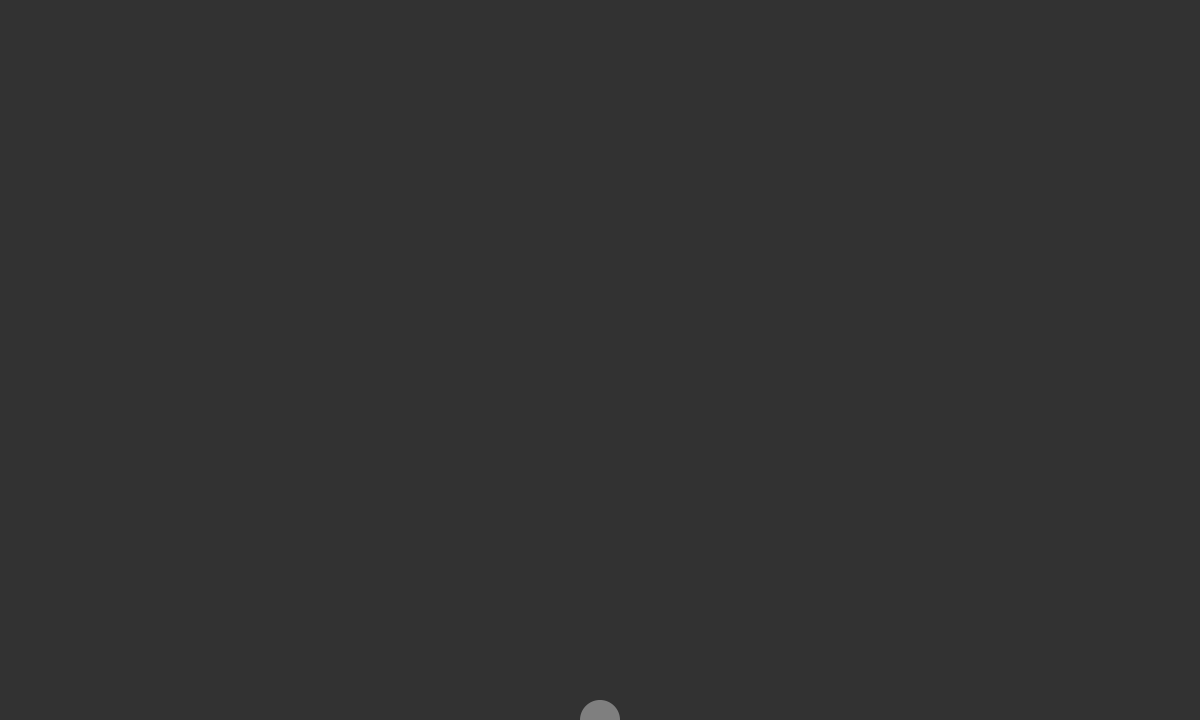
Frame 1 (no input)
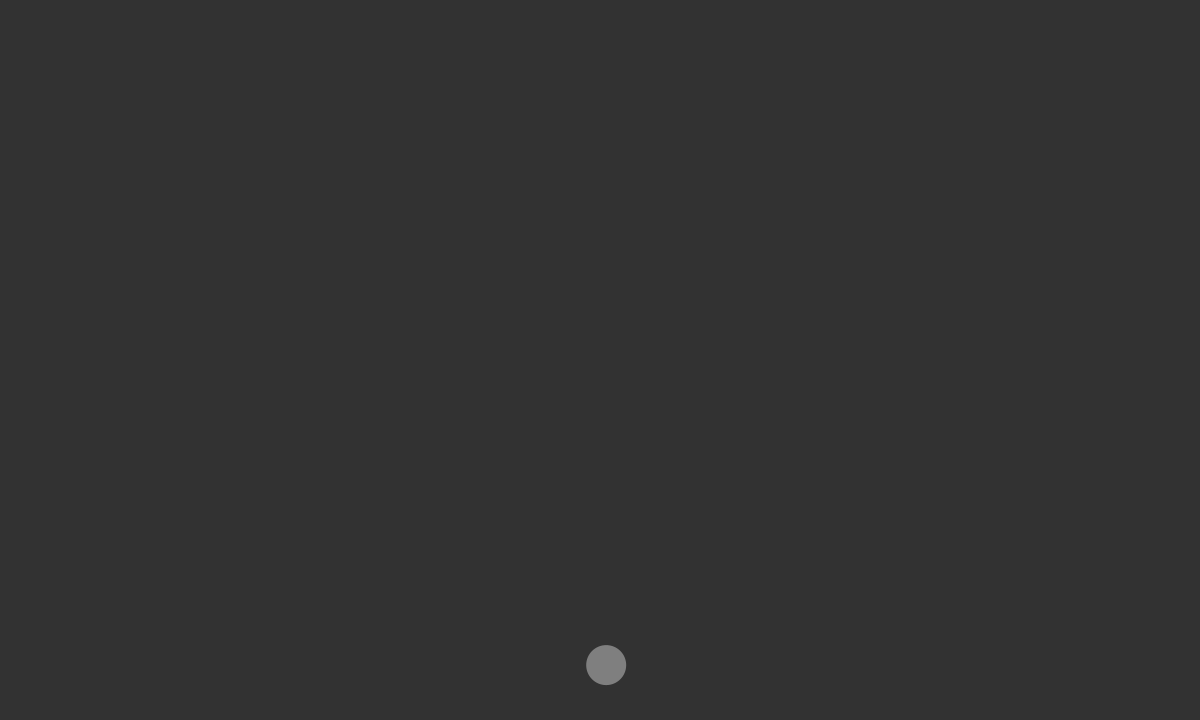
Frame 60 (the mouse pressed at the canvas centre just before this capture)
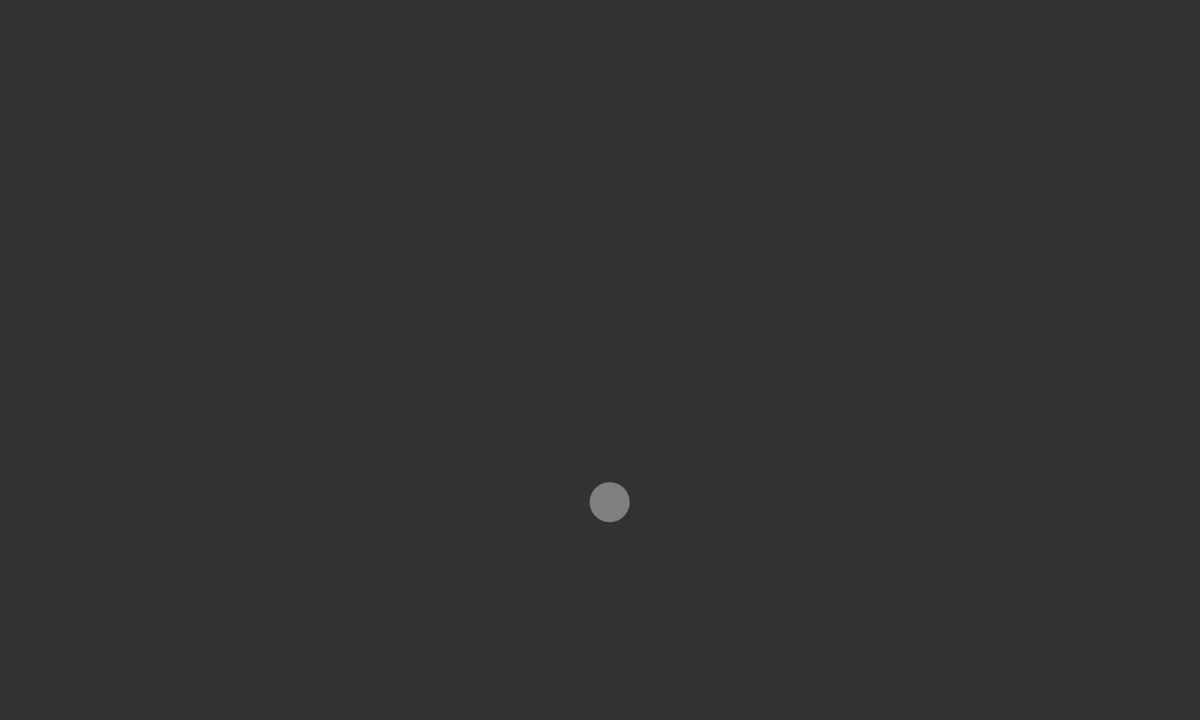
Frame 120 (the mouse held since frame 60 and released just before this capture)

The Processing sketch that drew these frames (run headless with seeded random() and noise(); from frame 60 on, the mouse is pressed at the canvas centre):

// Processing sketch: kindaBalloonStuckAtCeiling
// ── kindaBalloonStuckAtCeiling.pde
Ballon b;
PVector wind;
float frm;
float windTimeCounter=0;


void setup(){
  size(1200,720);
  //smooth();
  b = new Ballon();
  wind = new PVector(0,0);
  frm = 0;
  
}

void draw(){
  background(50);
  
  PVector antiGravity = new PVector(0, -0.03);
  
  wind.y = 0;
  float windTime = 20;
  frm += 0.1;
  if(windTimeCounter < windTime) windTimeCounter+=1;
  else{
    windTimeCounter = 0.0;
    wind.x = map(noise(frm), 0, 1, -0.02, 0.02);
  }
  
  b.applyForce(antiGravity);
  b.applyForce(wind);
  
  b.isTop();
  b.checkEdges();
  b.update();
  b.display();
  //b.update();
  
  println(b.vel, wind);
}

// ── Ballon.pde
class Ballon{
  PVector loc, vel, acc;
  float sz;
  Ballon(){
    loc = new PVector(width/2, height);
    vel = new PVector(0, 0);
    acc = new PVector(0, 0);
    sz = 40;
  }
  Ballon(float x, float y, float SZ){
    loc = new PVector(x, y);
    vel = new PVector(0, 0);
    acc = new PVector(0, 0);
    sz = SZ;
  }
  void display(){
    noStroke();
    fill(127);
    ellipse(loc.x, loc.y, sz, sz);
  }
  void update(){
    vel.add(acc);
    vel.limit(5);
    loc.add(vel);
    acc.mult(0);
  }
  void checkEdges(){
    if(loc.x<0){
      loc.x = width;
    }
    else if(loc.x > width){
      loc.x = 0;
    }
  }
  
  boolean isTop(){
     if(loc.y - sz+18 < 0){
       loc.y = sz-18;
       vel.y = -vel.y*sqrt(.4);
       return true;
     }
     return false;
  }
  
  void applyForce(PVector f){
    acc.add(f);
  }
  
}
